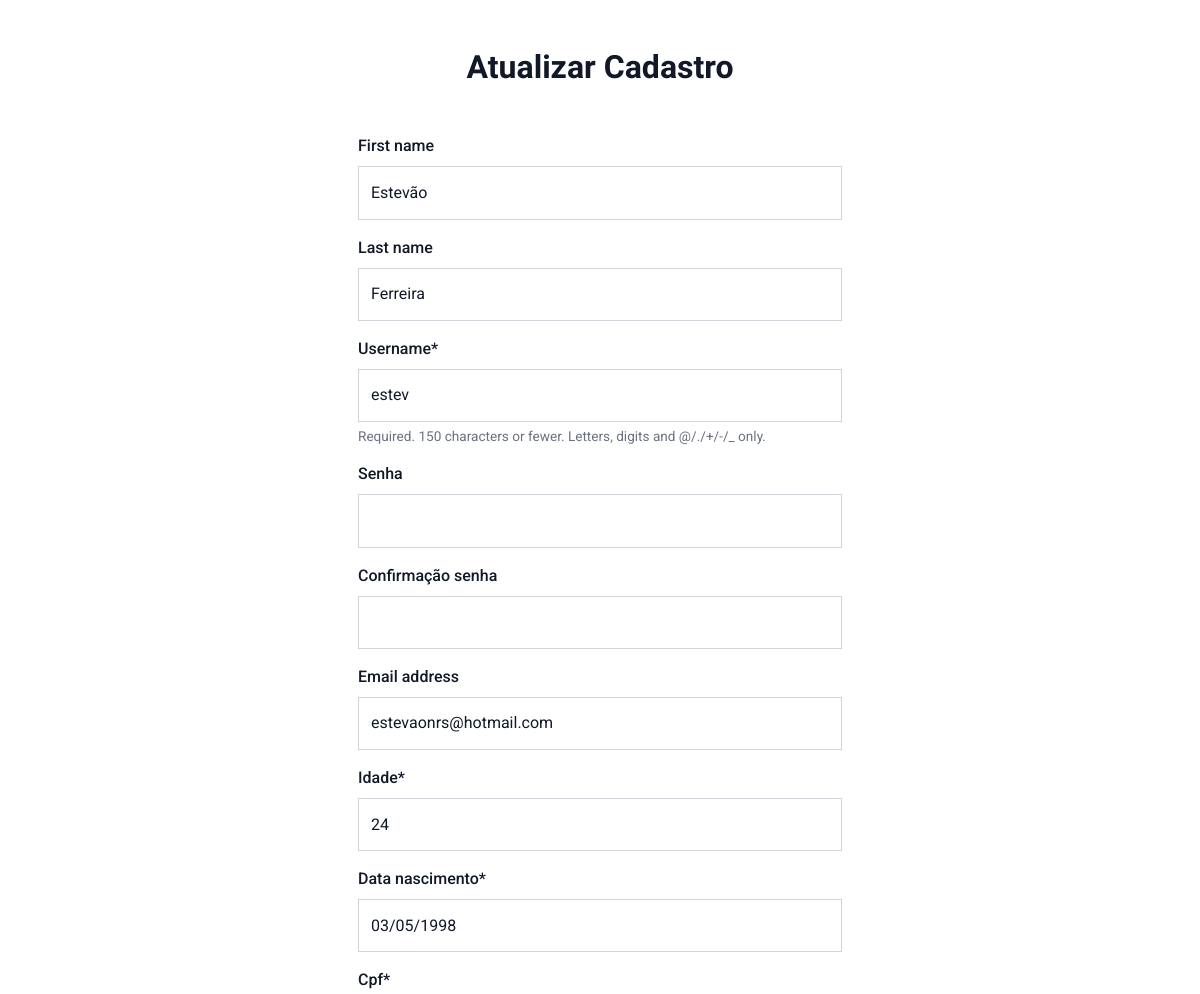
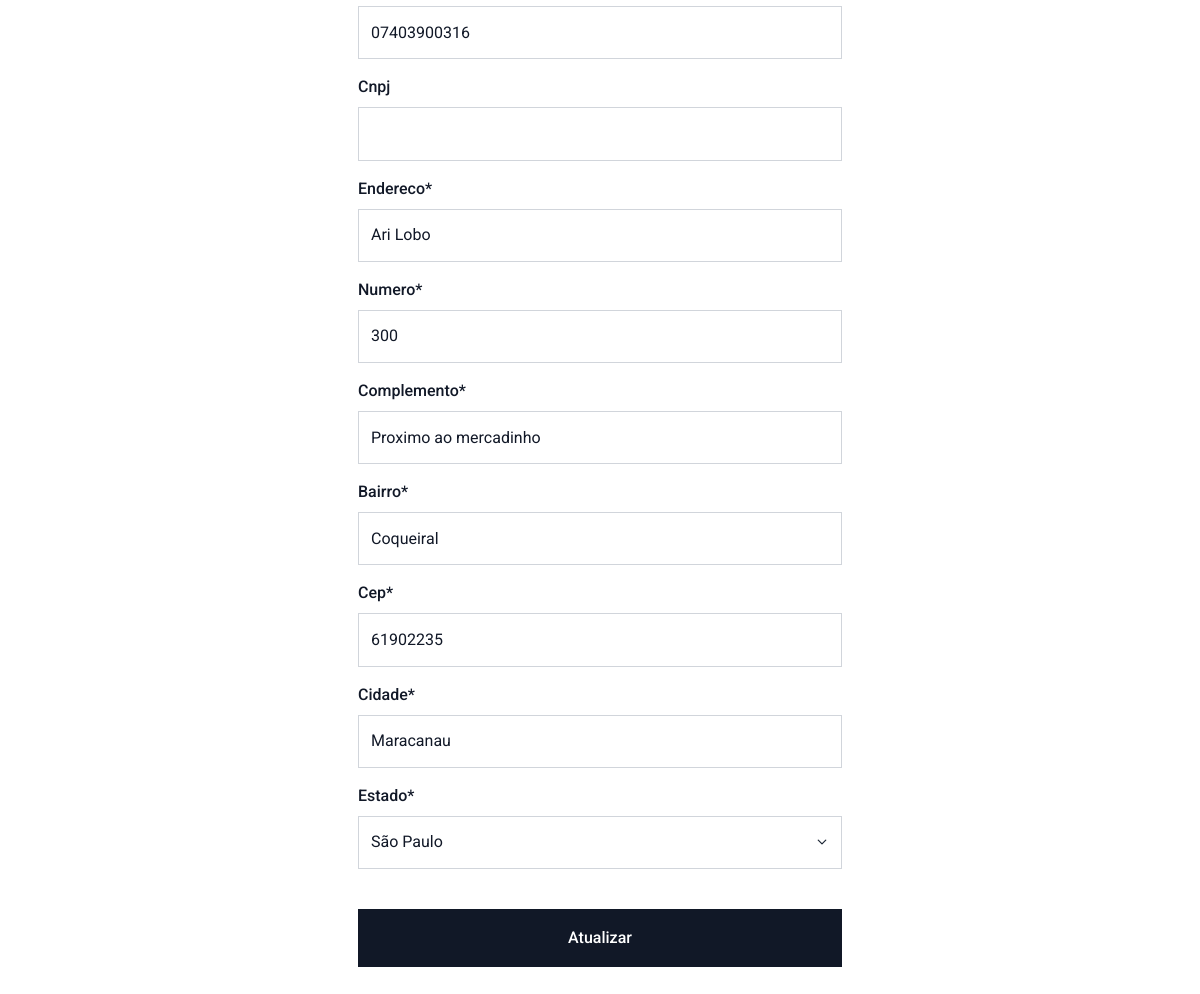
The app's page /perfil/ (signed in), older data (2 pictures, top to bottom).
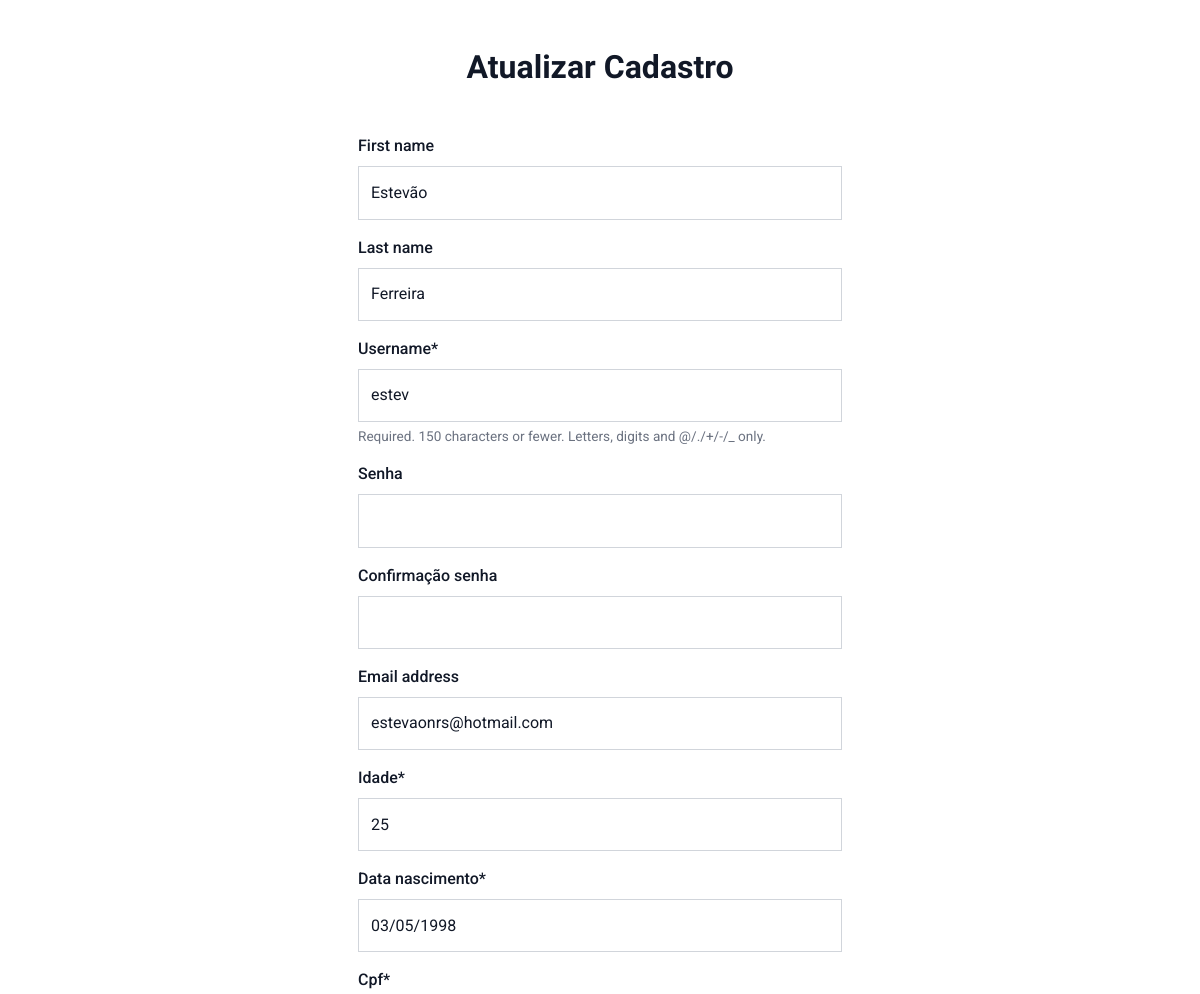
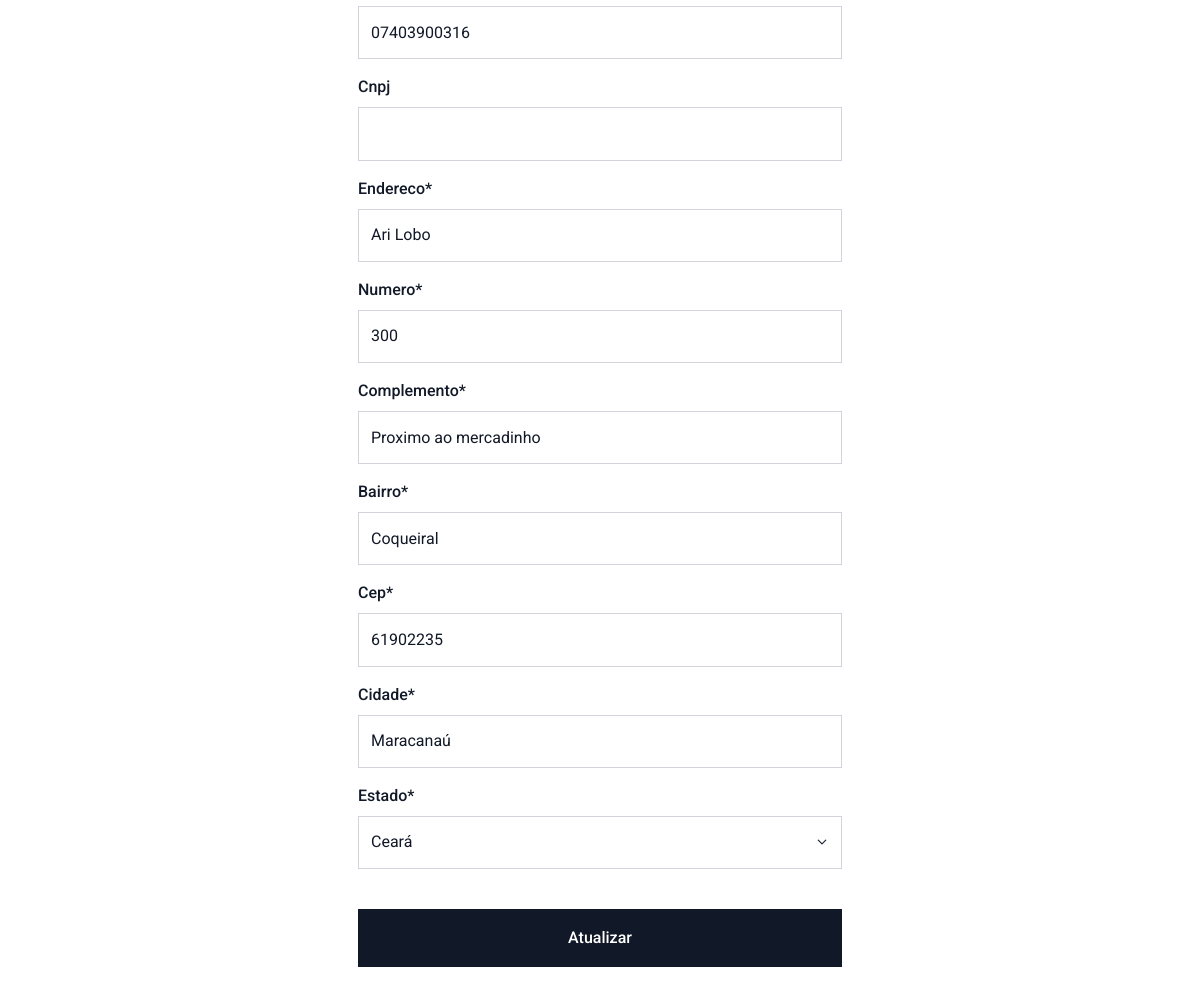
The same page, newer data (2 pictures, top to bottom).
### perfil/models.py (models this page shows, shortened)
class Perfil(models.Model):
    usuario = models.OneToOneField(User, on_delete=models.CASCADE,
                                   verbose_name='Usuário')
    idade = models.PositiveIntegerField()
    data_nascimento = models.DateField()
    cpf = models.CharField(max_length=11)
    cnpj = models.CharField(max_length=14, blank=True, null=True)
    endereco = models.CharField(max_length=50)
    numero = models.CharField(max_length=5)
    complemento = models.CharField(max_length=30)
    bairro = models.CharField(max_length=30)
    cep = models.CharField(max_length=8)
    cidade = models.CharField(max_length=30)
    estado = models.CharField(
        max_length=2,
        default='SP',
        choices=(
            ('AC', 'Acre'),
            ('AL', 'Alagoas'),
            ('AP', 'Amapá'),
            ('AM', 'Amazonas'),
            ('BA', 'Bahia'),
            ('CE', 'Ceará'),
            ('DF', 'Distrito Federal'),
            ('ES', 'Espírito Santo'),
            ('GO', 'Goiás'),
            ('MA', 'Maranhão'),
            ('MT', 'Mato Grosso'),
            ('MS', 'Mato Grosso do Sul'),
            ('MG', 'Minas Gerais'),
            ('PA', 'Pará'),
            ('PB', 'Paraíba'),
            ('PR', 'Paraná'),
            ('PE', 'Pernambuco'),
            ('PI', 'Piauí'),
            ('RJ', 'Rio de Janeiro'),
            ('RN', 'Rio Grande do Norte'),
            ('RS', 'Rio Grande do Sul'),
            ('RO', 'Rondônia'),
            ('RR', 'Roraima'),
            ('SC', 'Santa Catarina'),
            ('SP', 'São Paulo'),
            ('SE', 'Sergipe'),
            ('TO', 'Tocantins'),
        )
    )
    class Meta:
        verbose_name = 'Perfil'
        verbose_name_plural = 'Perfis'

### perfil/views.py (the view)
# urls.py: path('', views.Criar.as_view(), name='criar'),
class Criar(BasePerfil):
    def post(self, *args, **kwargs):
        if not self.userform.is_valid() or not self.perfilform.is_valid():
            messages.error(
                self.request,
                'Existem erros no formulário de cadastro. Verifique se todos '
                'os campos foram preenchidos corretamente.'
            )
            return self.renderizar
        username = self.userform.cleaned_data.get('username')
        password = self.userform.cleaned_data.get('password')
        email = self.userform.cleaned_data.get('email')
        first_name = self.userform.cleaned_data.get('first_name')
        last_name = self.userform.cleaned_data.get('last_name')
        if self.request.user.is_authenticated:
            usuario = get_object_or_404(
                User, username=self.request.user.username)
            usuario.username = username
            if password:
                usuario.set_password(password)
            usuario.email = email
            usuario.first_name = first_name
            usuario.last_name = last_name
            usuario.save()
            if not self.perfil:
                self.perfilform.cleaned_data['usuario'] = usuario
                print(self.perfilform.cleaned_data)
                perfil = models.Perfil(**self.perfilform.cleaned_data)
                perfil.save()
            else:
                perfil = self.perfilform.save(commit=False)
                perfil.usuario = usuario
                perfil.save()
        else:
            usuario = self.userform.save(commit=False)
            usuario.set_password(password)
            usuario.save()
            perfil = self.perfilform.save(commit=False)
            perfil.usuario = usuario
            perfil.save()
        if password:
            autentica = authenticate(
                self.request,
                username=usuario,
                password=password
            )
            if autentica:
                login(self.request, user=usuario)
        self.request.session['carrinho'] = self.carrinho
        self.request.session.save()
        messages.success(
            self.request,
            'Seu cadastro foi criado ou atualizado com sucesso.'
        )
        messages.success(
            self.request,
            'Você fez login e pode concluir sua compra.'
        )
        return redirect('produto:carrinho')
        return self.renderizar

### perfil/forms.py (shortened to what this page needs)
class UserForm(forms.ModelForm):
    password = forms.CharField(
        required=False,
        widget=forms.PasswordInput(),
        label='Senha',
    )
    password2 = forms.CharField(
        required=False,
        widget=forms.PasswordInput(),
        label='Confirmação senha'
    )
    def __init__(self, usuario=None, *args, **kwargs):
        super().__init__(*args, **kwargs)
        self.usuario = usuario
    class Meta:
        model = User
        fields = ('first_name', 'last_name', 'username', 'password',
                  'password2', 'email')

class PerfilForm(forms.ModelForm):
    class Meta:
        model = models.Perfil
        fields = '__all__'
        exclude = ('usuario',)

### perfil/views.py (called while the page is built)
    def get(self, *args, **kwargs):
        return self.renderizar

### perfil/templates/perfil/atualizar.html (shortened to what this page needs)
{% extends 'perfil/criar.html' %}

### perfil/templates/perfil/criar.html (shortened to what this page needs)
{% load static %}
{% load crispy_forms_tags %}
<!doctype html>
<html lang="en">
<head>
    <link rel="stylesheet" href="{% static 'css/libs.bundle.css'%}" />
    <link rel="stylesheet" href="{% static 'css/theme.bundle.css'%}" />
</head>
<body>
    <section>
        <div class="row">
            {% if not request.user.is_authenticated %}
            <div class="col col-md-6 col-lg-6 col-xxl-5">
                <div class="shadow-xl p-4 p-lg-5 bg-white">
                    <h1 class="text-center fw-bold mb-5 fs-2">Login</h1>
                    <form method="POST" action="{% url 'perfil:login' %}">
                        {% csrf_token %}
                        <div class="form-group">
                            <label for="InputUsuario1">Usuário</label>
                            <input type="text" name='username' class="form-control" id="InputUsuario1"
                                aria-describedby="usuarioHelp" placeholder="Digite seu usuário">
                        </div>
                        <div class="form-group">
                            <label for="exampleInputPassword1">Senha:</label>
                            <input name='password' type="password" class="form-control" id="exampleInputPassword1"
                                placeholder="Digite sua senha">
                        </div>
                        <button type="submit" class="btn btn-dark d-block w-100 my-4">Login</button>
                    </form>
                    <p class="d-block text-center text-muted">Cliente novo? <a class="text-muted" href="#"
                            data-bs-toggle="modal" data-bs-target="#cadastroModal">Crie a sua conta</a></p>
                </div>
            </div>
            <div class="col col-md-6 col-lg-6 col-xxl-5">
                <div class="shadow-xl p-4 p-lg-5 bg-white">
                    <h1 class="text-center fw-bold mb-5 fs-2">Cadastro</h1>
                    <form method="POST" action="">
                        {% csrf_token %}
                        <div class="mb-3">
                            {{ userform|crispy }}
                        </div>
                        <div class="mb-3">
                            {{ perfilform|crispy }}
                        </div>
                        <div class="row">
                            <div class="col">
                                <button type="submit" class="btn btn-dark d-block w-100 my-4">Cadastrar</button>
                            </div>
                        </div>
                    </form>
                </div>
            </div>
            {% else %}
            <div class="col col-md-8 col-lg-6 col-xxl-5 mx-auto">
                <div class="shadow-xl p-4 p-lg-5 bg-white">
                    <h1 class="text-center fw-bold mb-5 fs-2">Atualizar Cadastro</h1>
                    <form method="POST" action="">
                        <div class="mb-3">
                            {{ userform|crispy }}
                        </div>
                        <div class="mb-3">
                            {{ perfilform|crispy }}
                        </div>
                        <div class="row">
                            <div class="col">
                                <button type="submit" class="btn btn-dark d-block w-100 my-4">Atualizar </button>
                            </div>
                        </div>
                    </form>
                </div>
            </div>
            {% endif %}
        </div>
    </section>
</body>
</html>

Row changes from the older to the newer data that the page shows:
changed Perfil "Ari Lobo": idade "24" → "25"; cidade "Maracanau" → "Maracanaú"; estado "São Paulo" → "Ceará"
